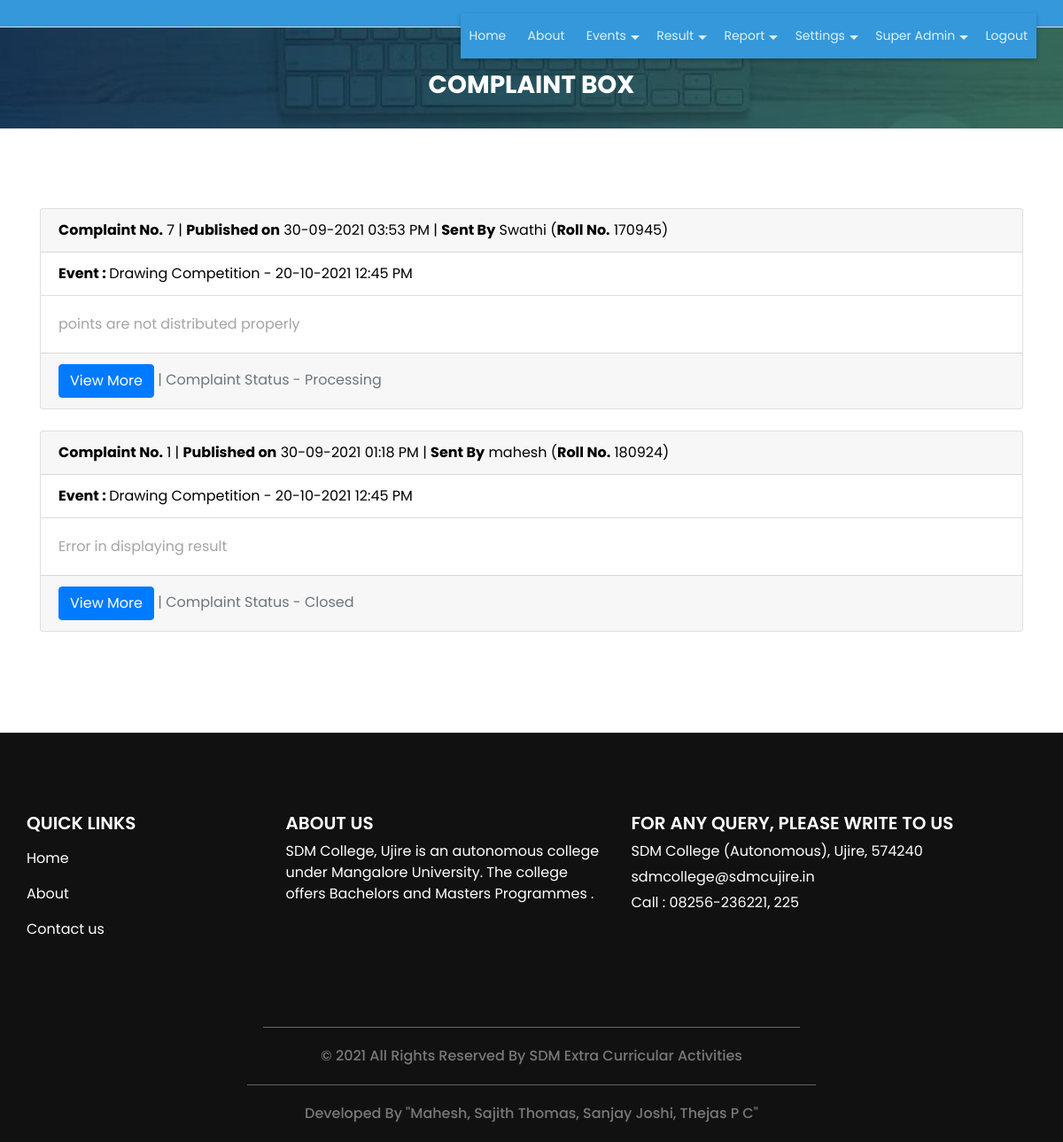
/view-complaint.php (signed in), run on the app's committed database.
### tables this page shows
CREATE TABLE `staff` (
  `staff_id` int(11) NOT NULL,
  `staff_name` varchar(25) NOT NULL,
  `staff_dp` varchar(300) NOT NULL,
  `staff_type` varchar(20) NOT NULL,
  `department_id` int(11) NOT NULL,
  `login_id` varchar(40) NOT NULL,
  `password` varchar(300) NOT NULL,
  `gender` varchar(6) NOT NULL,
  `dob` date NOT NULL,
  `staff_status` varchar(10) NOT NULL
);

CREATE TABLE `complaint_report` (
  `complaint_report_id` int(11) NOT NULL,
  `student_id` int(11) NOT NULL,
  `staff_id` int(11) NOT NULL,
  `event_id` int(40) NOT NULL,
  `reply_complaint_report_id` int(11) NOT NULL,
  `complaint_date_tim` datetime NOT NULL,
  `complaint_detail` text NOT NULL,
  `complain_doc` varchar(300) NOT NULL,
  `complaint_status` varchar(20) NOT NULL
);

CREATE TABLE `student` (
  `student_id` int(11) NOT NULL,
  `student_name` varchar(30) NOT NULL,
  `course_id` int(11) NOT NULL,
  `student_rollno` varchar(10) NOT NULL,
  `student_password` varchar(300) NOT NULL,
  `st_class` varchar(20) NOT NULL,
  `student_image` varchar(300) NOT NULL,
  `gender` varchar(10) NOT NULL,
  `dob` date NOT NULL,
  `language` varchar(25) NOT NULL,
  `elective_paper` varchar(20) NOT NULL,
  `extension_activities` varchar(50) NOT NULL,
  `student_status` varchar(10) NOT NULL
);

CREATE TABLE `event` (
  `event_id` bigint(20) NOT NULL,
  `event_type_id` int(11) NOT NULL,
  `event_participation_type` varchar(25) NOT NULL COMMENT 'Single, Team',
  `no_of_participants` int(11) NOT NULL,
  `event_title` varchar(300) NOT NULL,
  `event_description` text NOT NULL,
  `event_rules` text NOT NULL,
  `event_banner` varchar(300) NOT NULL,
  `department_id` int(11) NOT NULL,
  `club_id` int(11) NOT NULL,
  `course_id` text NOT NULL,
  `st_class` text NOT NULL,
  `event_date_time` datetime NOT NULL,
  `event_venue` text NOT NULL,
  `staff_id` int(11) NOT NULL,
  `participation_limit` int(11) NOT NULL,
  `event_status` varchar(10) NOT NULL
);

### view-complaint.php (the view, shortened to what this page needs)
<?php
include("header.php");
?>
  <section class="login_section">
    <div class="container"><br>
      <div class="row">
        <div class="col-md-12"><br>
          <centeR><div class="detail-box">
            <h3>
              Complaint Box
            </h3>
          </div></center>
        </div>
		</div>
    </div><br>
  </section>
  <section class="event_section layout_padding">
    <div class="container">
      <div class="event_container">
        <div class="">
<?php
$sqlview = "SELECT complaint_report.*,student.student_name, student.student_rollno, staff.staff_name, staff.login_id,event.event_title,event.event_date_time,event.staff_id  FROM complaint_report LEFT JOIN student ON student.student_id=complaint_report.student_id LEFT JOIN staff ON complaint_report.staff_id=staff.staff_id LEFT JOIN event ON event.event_id=complaint_report.event_id ORDER BY complaint_report.complaint_report_id DESC";
$qsqlview = mysqli_query($con,$sqlview);
while($rsview = mysqli_fetch_array($qsqlview))
{
  if(! $rsview['student_id'] == 0)
  {
    if(($rsview['student_id'] == $_SESSION['student_id']) ||  $rsview['staff_id'] == $_SESSION['staff_id'] || $rsstaffprofile['staff_type'] == "Admin")
    {
?>
    <div class="container">
      <div class="row">
        <div class="col-md-12">
          <div class="card mb-4">
            <div class="card-header"><b>Complaint No.</b> <?php echo $rsview[0]; ?> | <b>Published on</b>  <?php echo date("d-m-Y h:i A",strtotime($rsview['complaint_date_tim'])); ?> |  <b>Sent By</b>  <?php echo $rsview['student_name']; ?> (<b>Roll No.</b> <?php echo $rsview['student_rollno']; ?>)</div>
			<?php
			if($rsview['event_id'] != 0)
			{
			?>
            <div class="card-header" style="background-color: rgb(255 240 240 / 3%);"><b>Event : </b> <?php echo $rsview['event_title']; ?> - <?php echo date("d-m-Y h:i A",strtotime($rsview['event_date_time'])); ?></div>
			<?php
			}
			?>
            <div class="card-body">
              <p class="card-text">
			  <?php echo $rsview['complaint_detail']; ?><br>
				</p>
            </div>
            <div class="card-footer text-muted">
              <a href="viewcomplaintdetail.php?complaint_report_id=<?php echo $rsview[0]; ?>" class="btn btn-primary">View More</a> | Complaint Status - <?php echo $rsview['complaint_status']; ?>
            </div>
          </div>
        </div>
        </div>
      </div>
    </div>
<?php
}
}
}
?>
        </div>
  </section>
  <?php
include("footer.php");
?>

### headerpage.php (shortened to what this page needs)
<div id="header">
  <header>
    <div class="container">
      <div class="row">
        <div class="col-12">
          <nav class="navbar navbar-expand-lg navbar-light">
            <div lass="collapse navbar-collapse" id="navbartoggle">
<div class="nav-fostrap" style="  position: absolute;
  top: 15px;right: 0;">
	<ul>
		<li><a href="index.php">Home</a></li>
		<li><a href="about.php">About</a></li>
			<?php
			if(isset($_SESSION['staff_id']))
			{
			?>
		<li><a href="javascript:void(0)">Events<span class="arrow-down"></span></a>
		</li>
		<li><a href="javascript:void(0)">Result<span class="arrow-down"></span></a>
		</li>
		<li><a href="javascript:void(0)">Report<span class="arrow-down"></span></a>
		</li>
				<?php
				if($rsstaffprofile['staff_type'] == "Admin")
				{
				?>
		<li><a href="javascript:void(0)">Settings<span class="arrow-down"></span></a>
		</li>
				<?php
				}
				?>
		<li><a href="javascript:void(0)"><?php echo $rsstaffprofile['staff_name']; ?><span class="arrow-down"></span></a>
		</li>
<?php
			}
?>
		<?php
		if(isset($_SESSION['staff_id']) || ($_SESSION['student_id']))
		{
		?>
		<li><a href="logout.php">Logout</a></li>
		<?php
		}
		else
		{
		?>
		<li><a href="student.php">Registration</a></li>
		<li><a href="login.php">Login</a></li>
		<?php
		}
		?>
	</ul>
</div>
            </div>
          </nav>
        </div>
      </div>
    </div>
  </header>
</div>

### css/style.css (style rules this page uses)
body { font-family: "Poppins", sans-serif; color: #000000; background-color: #ffffff; }
.layout_padding { padding: 90px 0; }
a, a:hover, a:focus { text-decoration: none; }
.btn, .btn:focus { outline: none !important; -webkit-box-shadow: none; box-shadow: none; }
.login_section { background-image: url(../images/join-bg.jpg); background-size: cover; color: #ffffff; }
.login_section .row { -webkit-box-align: center; -ms-flex-align: center; align-items: center; }
.login_section .detail-box h3 { text-transform: uppercase; font-weight: bold; }
.event_section p { color: #a4a4a4; }

### css/responsive.css (style rules this page uses)
@media (min-width: 1200px) { .container { max-width: 1170px; } }

### topmenu.php (style rules this page uses)
.nav-fostrap { display: block; margin-bottom: 15px 0; background: #3498db; -webkit-box-shadow:0 2px 5px 0 rgba(0,0,0,0.26); -moz-box-shadow:0 2px 5px 0 rgba(0,0,0,0.26); -o-box-shadow:0 2px 5px 0 rgba(0,0,0,0.26); z-index: 120; box-shadow: 0 2px 5px 0 rgba(0,0,0,0.26); }
.nav-fostrap ul { list-style-type: none; margin: 0; padding: 0; display: block; }
.nav-fostrap li { list-style-type: none; margin: 0; padding: 0; display: inline-block; position: relative; font-size: 14px; color: #def1f0; }
.nav-fostrap li a { padding: 15px 20px; font-size: 14px; color: #def1f0; display: inline-block; outline: 0; font-weight: 400; text-decoration: none; }
.arrow-down { width: 0; height: 0; border-left: 5px solid transparent; border-right: 5px solid transparent; border-top: 5px solid #def1f0; position: relative; top: 15px; right: -5px; content: ""; }

### headerpage.php (style rules this page uses)
#header nav { padding: 15px 0px; }
#header { border-bottom: 1px solid #ddd; background-color: #3498db; float: center; width: 100%; }
.nav-fostrap li a { padding: 15px 10px; font-size: 14px; color: #def1f0; display: inline-block; outline: 0; font-weight: 400; text-decoration: none; }

### data on the page
staff: staff_name "Super Admin"
complaint_report: complaint_report_id "7", complaint_date_tim "30-09-2021 03:53 PM", student.student_name "Swathi", student.student_rollno "170945", event.event_title "Drawing Competition", event.event_date_time "20-10-2021 12:45 PM", complaint_detail "points are not distributed properly", complaint_status "Processing"
complaint_report: complaint_report_id "1", complaint_date_tim "30-09-2021 01:18 PM", student.student_name "mahesh", student.student_rollno "180924", event.event_title "Drawing Competition", event.event_date_time "20-10-2021 12:45 PM", complaint_detail "Error in displaying result", complaint_status "Closed"
